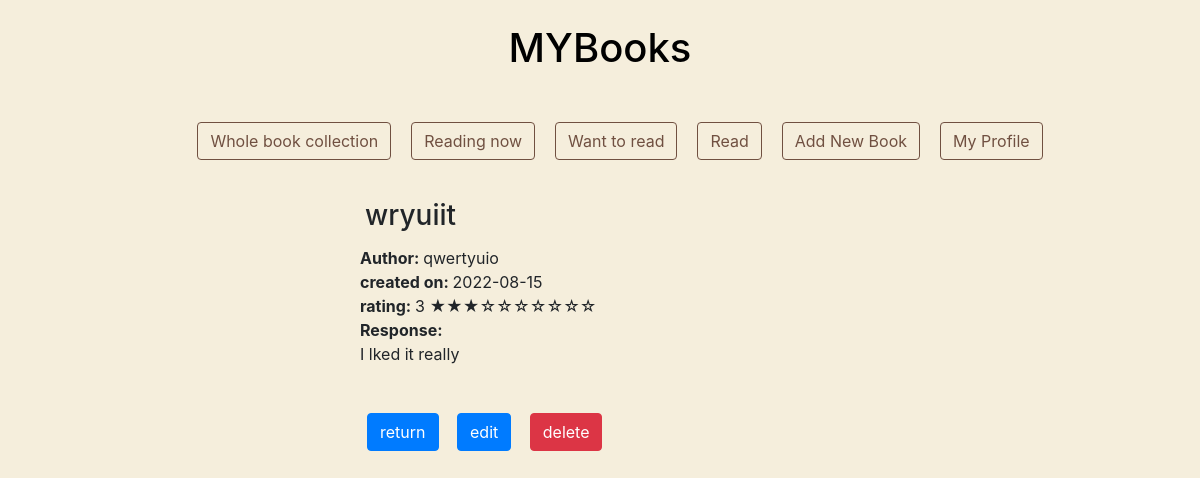
The page /read_book/1 (signed in) on the database its author committed.
### models.py (models this page shows, shortened)
class FinishedBook(db.Model):
    id = db.Column(db.Integer, primary_key=True)
    username = db.Column(db.String(100), nullable=False)
    title = db.Column(db.String(100), nullable=False)
    author = db.Column(db.String(100), nullable=False)
    rating = db.Column(db.Integer, nullable=False)
    response = db.Column(db.String())
    date = db.Column(db.Date, nullable=False)

### routes.py (the view)
@app.route('/read_book/<int:book_id>')
@login_required
def read_book(book_id):
    book = FinishedBook.query.get(book_id)
    return render_template("read_book.html", book=book)

### routes.py (called while the page is built)
@login_manager.user_loader
def load_user(user_id):
    return User.query.get(int(user_id))

### templates/read_book.html (shortened to what this page needs)
{% extends "base.html" %}
{% block main %}
<div style="  display: flex; justify-content: center;">
<div style=" overflow-wrap: normal; margin-left: 20px; margin-right: 20px; width: 480px; text-align: left; justify-content: left;">
<h3 style="padding: 5px;">{{book.title}}</h3>
<strong>Author: </strong>{{book.author}}<br>
<strong>created on: </strong>{{book.date}}<br>
<strong>rating: </strong>{{book.rating}}
{% for i in range(book.rating)%}&bigstar;{% endfor %}{% for i in range(10 -book.rating)%}&star;{% endfor %}
<br>
<strong>Response:</strong>
<p style=" word-wrap: break-word; ">{{book.response}}</p>
<br>
<a href="{{url_for('read')}}" class="btn btn-primary" style="margin:7px;" >return</a>
    <a href="{{url_for('edit_finished', book_id=book.id)}}" class="btn btn-primary" style="margin:7px;">edit</a>
					<a href="{{url_for('delete_finished', book_id=book.id)}}" class="btn btn-danger" style="margin:7px;" >delete</a>
</div>
</div>
{% endblock %}

### static/styles/main.css (style rules this page uses)
body, html { margin: 0; text-align: center; background-color:#f5eedc; }

### rows shown on the page
FinishedBook: title "wryuiit", author "qwertyuio", date "2022-08-15", rating "3", response "I lked it really"
